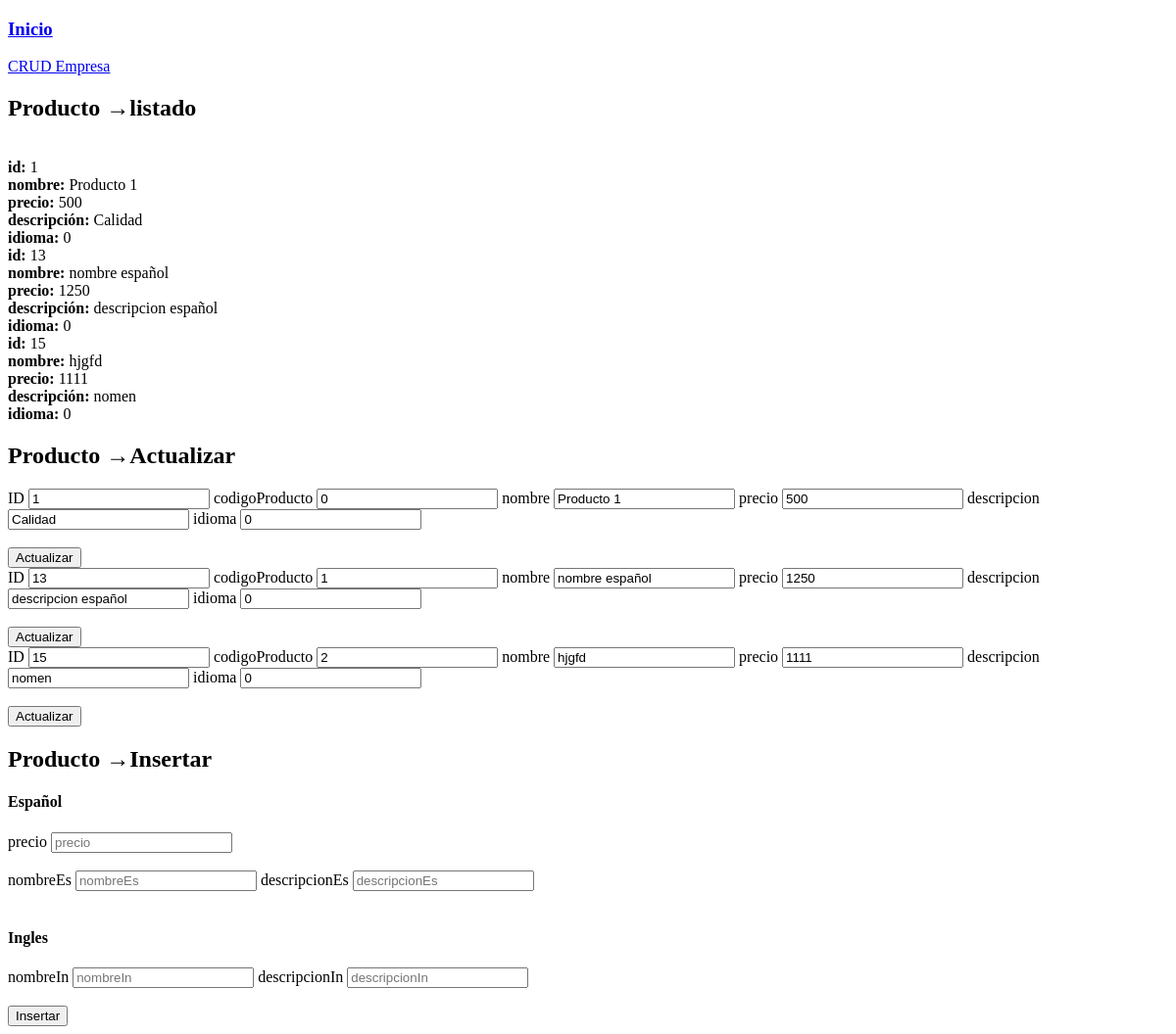
The app's page /Presentation/Admin/CRUD_Producto.php, older data.
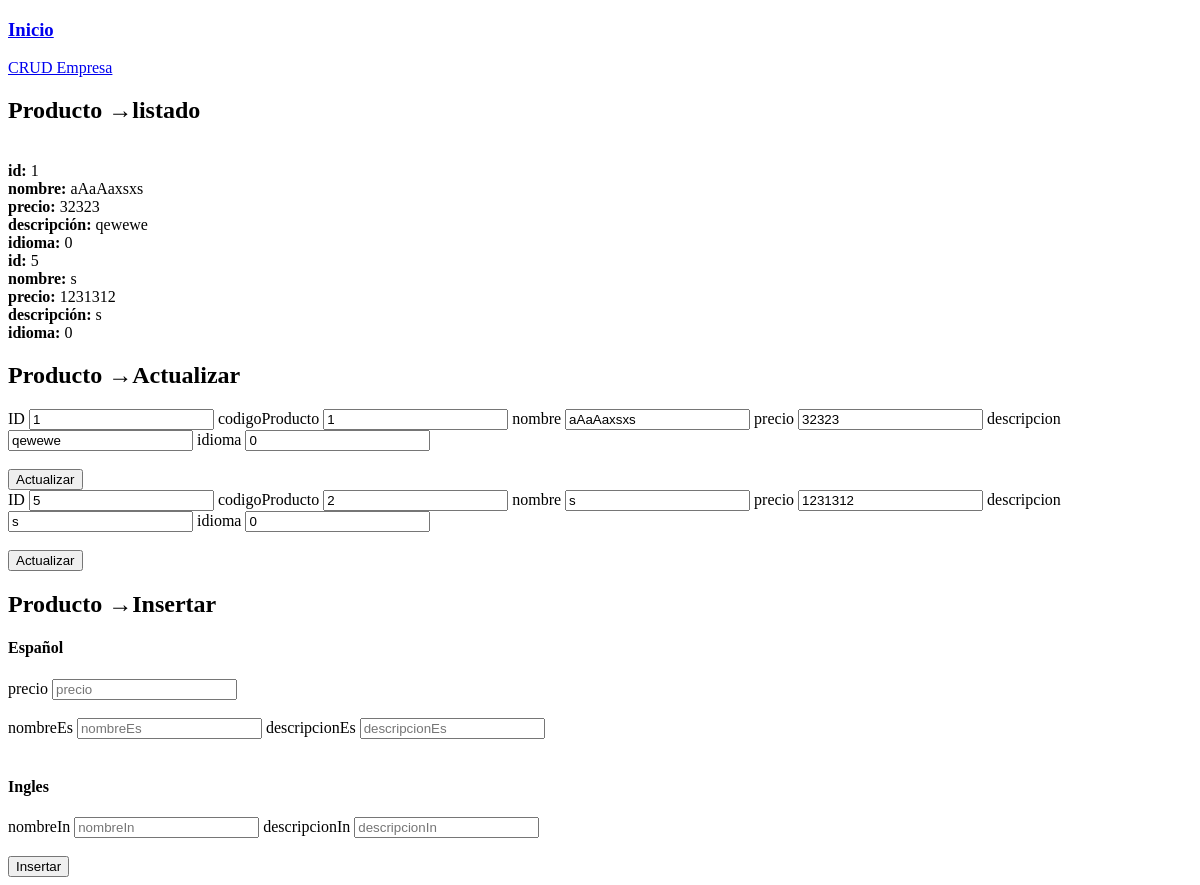
The same page, newer data.
### tables this page shows
CREATE TABLE `la_productos` (
  `atId` int(11) NOT NULL,
  `atNombre` text NOT NULL,
  `atPrecio` int(11) NOT NULL,
  `atDescripcion` text NOT NULL,
  `atIdioma` int(11) NOT NULL,
  `atcodigoProducto` int(11) NOT NULL,
  `atNombreImagen` text NOT NULL
);

### Data/ProductoData.php (called while the page is built, shortened)
<?php
include '../../Domain/Producto.php';
class ProductoData extends Data {
    function obtenerProductosEsData() {
        return $this->obtenerProductosData(0);
    }
    private function obtenerProductosData($idioma) {
        $conn = new mysqli($this->server, $this->user, $this->password, $this->db);
        $conn->set_charset('utf8');
        $query = "call ObtenerTodosProductos(" . $idioma . ")";
        $result = mysqli_query($conn, $query);
        $array = [];
        while ($row = mysqli_fetch_array($result)) {
            $miProducto = new Producto($row['atId'], $row['atNombre'], $row['atPrecio'], $row['atDescripcion'], $row['atIdioma'], $row['atcodigoProducto'], $row['atNombreImagen']);
            array_push($array, $miProducto);
        }
        return $array;
    }
}
?>

### Business/Producto/ProductoBusiness.php (called while the page is built, shortened)
<?php
include '../../Data/ProductoData.php';
class ProductoBusiness extends ProductoData
{
	function obtenerProductosEsBusiness()
	{
		return $this->obtenerProductosEsData();
	}
}
?>

### Domain/Producto.php (called while the page is built, shortened)
<?php
class Producto {
    function Producto($id, $nombre, $precio, $descripcion, $idioma, $codigoProducto, $nombreImagen) {
        $this->id = $id;
        $this->nombre = $nombre;
        $this->precio = $precio;
        $this->descripcion = $descripcion;
        $this->idioma = $idioma;
        $this->codigoProducto = $codigoProducto;
    }
}
?>

### Presentation/Admin/CRUD_Producto.php (the view, shortened to what this page needs)
<!DOCTYPE html>
<html>
    <head>
    </head>
    <body>
        <a href="../../index.php"><h3>Inicio</h3></a>
        <a href="./CRUD_Empresa.php"> CRUD Empresa </a>
        <h2>Producto &rarr;listado</h2>
        <br>
        <?php
            include '../../Business/Producto/ProductoBusiness.php';
            $instProductoBusiness = new ProductoBusiness();
            $listadoProductos = $instProductoBusiness->obtenerProductosEsBusiness();
            foreach ($listadoProductos as $tem) {
                echo  "<b>id: </b>". $tem->id . "<br>".
                    "<b>nombre: </b>". $tem->nombre . "<br>".
                    "<b>precio: </b>". $tem->precio . "<br>".
                    "<b>descripción: </b>". $tem->descripcion . "<br>".
                    "<b>idioma: </b>". $tem->idioma . "<br>";
            }
        ?>
        <h2>Producto &rarr;Actualizar</h2>
        <?php foreach ($listadoProductos as $tem) { ?>
            <form method="POST" action="../../Business/Producto/ActualizarProductoAccion.php">
                <label>ID</label>
                <input type="text" name="id" value="<?php echo $tem->id ?>" readonly="readonly">
                <label>codigoProducto</label>
                <input type="text" name="codigoProducto" value="<?php echo $tem->codigoProducto ?>" readonly="readonly">
                <label>nombre</label>
                <input type="text" name="nombre" value="<?php echo $tem->nombre ?>">
                <label>precio</label>
                <input type="text" name="precio" value="<?php echo $tem->precio ?>">
                <label>descripcion</label>
                <input type="text" name="descripcion" value="<?php echo $tem->descripcion ?>">
                <label>idioma</label>
                <input type="text" name="idioma" value="<?php echo $tem->idioma ?>">
                <br><br>
                <input type="submit" value="Actualizar" >
            </form>
            <?php }?>
        <h2>Producto &rarr;Insertar </h2>
        <h4>Español</h4>
        <form method="POST" action="../../Business/Producto/ProductoInsertarAccion.php">
            <label>precio</label>
            <input type="text" name="precio" placeholder="precio">
            <br><br>
            <label>nombreEs</label>
            <input type="text" name="nombreEs" placeholder="nombreEs">
            <label>descripcionEs</label>
            <input type="text" name="descripcionEs" placeholder="descripcionEs">
            <br><br>
            <h4>Ingles</h4>
            <label>nombreIn</label>
            <input type="text" name="nombreIn" placeholder="nombreIn">
            <label>descripcionIn</label>
            <input type="text" name="descripcionIn" placeholder="descripcionIn">
            <br><br>
            <input type="submit" value="Insertar" >
        </form>
    </body>
</html>

Row changes from the older to the newer data that the page shows:
removed la_productos: atId "13", atNombre "nombre español", atPrecio "1250", atDescripcion "descripcion español", atIdioma "0", id "13", codigoProducto "1", nombre "nombre español", precio "1250", descripcion "descripcion español", idioma "0"
removed la_productos: atId "15", atNombre "hjgfd", atPrecio "1111", atDescripcion "nomen", atIdioma "0", id "15", codigoProducto "2", nombre "hjgfd", precio "1111", descripcion "nomen", idioma "0"
changed la_productos id 1: atNombre "Producto 1" → "aAaAaxsxs"; atPrecio "500" → "32323"; atDescripcion "Calidad" → "qewewe"; codigoProducto "0" → "1"; nombre "Producto 1" → "aAaAaxsxs"; precio "500" → "32323"; descripcion "Calidad" → "qewewe"
added la_productos: atId "5", atNombre "s", atPrecio "1231312", atDescripcion "s", atIdioma "0", id "5", codigoProducto "2", nombre "s", precio "1231312", descripcion "s", idioma "0"
